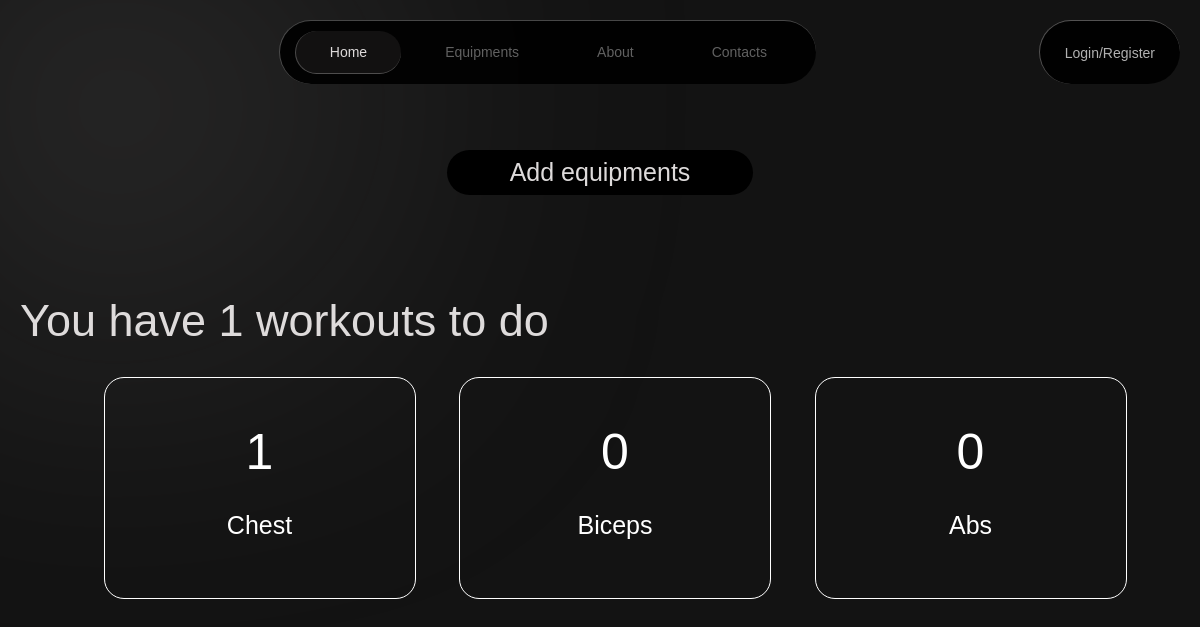
Before: /home/ with the older database file.
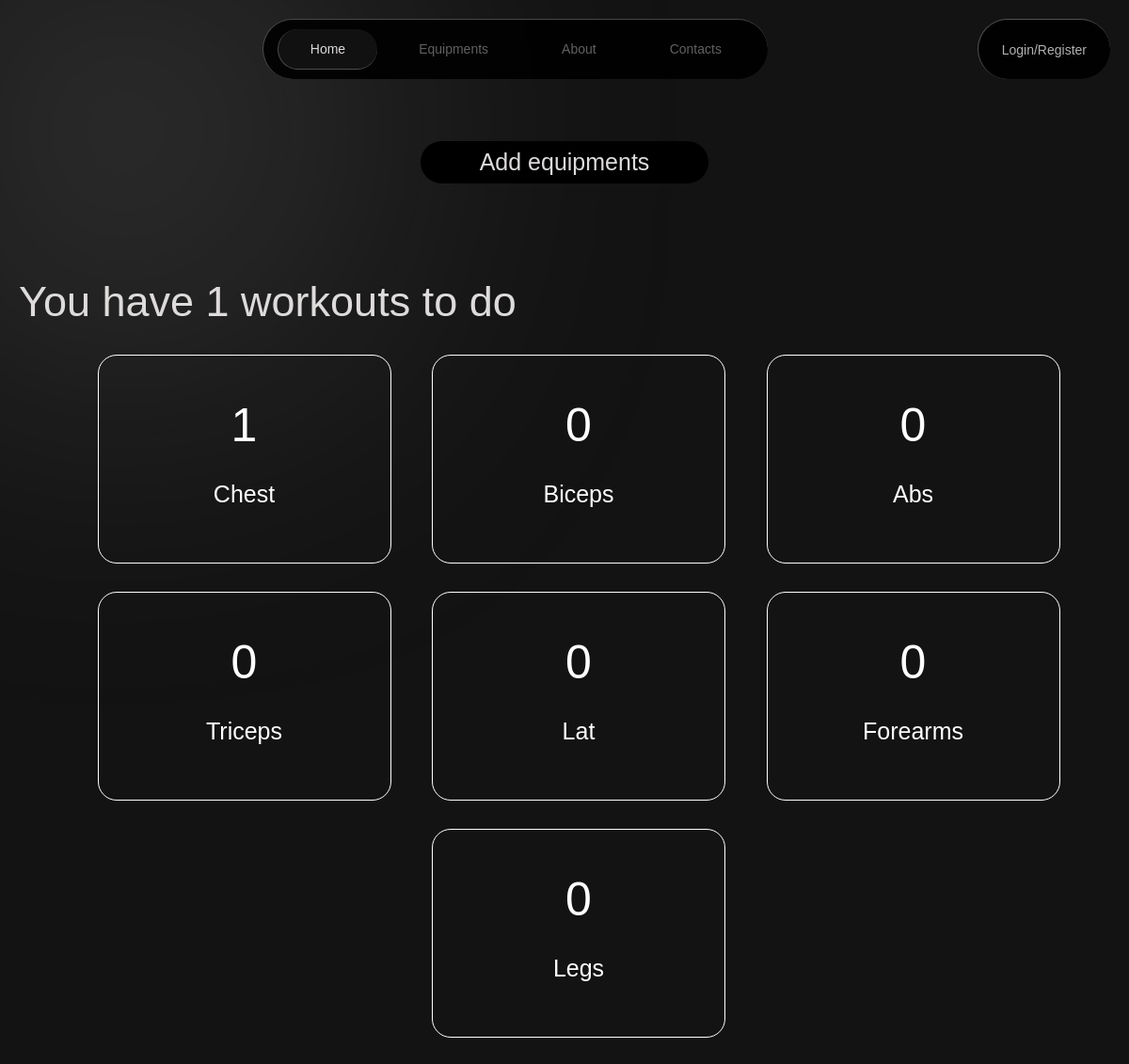
After: the same page with the newer database file.
### api/models.py (models this page shows, shortened)
class MuscleGroup(models.Model):
    name = models.CharField(max_length = 30)

### api/views.py (the view)
# urls.py: urlpatterns = [path("home/", views.Home.as_view(), name = "home"),
class Home(generic.ListView):
    model = MuscleGroup
    queryset = MuscleGroup.objects.prefetch_related()
    def get_template_names(self):
        return "api/home.html"
    def get_context_object_name(self, object_list):
        return "muscles"
    def get_context_data(self, **kwargs):
        context = super().get_context_data(**kwargs)
        ids = self.request.session.get("workout_ids", -1)
        print(ids)
        if ids==-1:
            workouts = Workout.objects.all()
            context["text"] = "Add equipments"
        else:
            workouts = Workout.objects.filter(id__in = ids)
            context["text"] = "Change equipments"
        context["workouts"] = workouts
        context["ids"] = workouts.values_list("id", flat=True)
        return context

### api/templatetags/custom_tags.py (called while the page is built)
@register.simple_tag
def get_workout_counts(muscle, ids):
    return len(muscle.workouts.filter(id__in = ids))

### api/templates/api/home.html
{% extends "main.html" %}
{% block content %}
{% load static %}
{% load custom_tags %}
    <link rel="stylesheet" href="{% static 'api/home.css' %}">
   <center> <div id="select_equipment_btn" onclick="window.location.href = `{% url 'select_equipment' %}`">{{text}}</div> </center>
   <div id="workouts_count">You have {{workouts.count}} workouts to do</div>
    <div id="container">
        {% for muscle in muscles %}
        <div class="muscles" onclick = "window.location.href=`{% url 'available_workouts_submuscle' muscle.id %}`">
        <center>
        <div class="muscle_count">
            {% get_workout_counts muscle ids %}
        </div>
        <div class="muscle_name">
            {{muscle.name}}
        </div>
        </center>
        </div>
        {% empty %}
        <div>
            No data exists
        </div>
        {% endfor %}
    </div>
{% endblock %}

Changed rows visible on the page:
added MuscleGroup: id "0", name "Triceps"
added MuscleGroup: id "0", name "Lat"
added MuscleGroup: id "0", name "Forearms"
added MuscleGroup: id "0", name "Legs"
